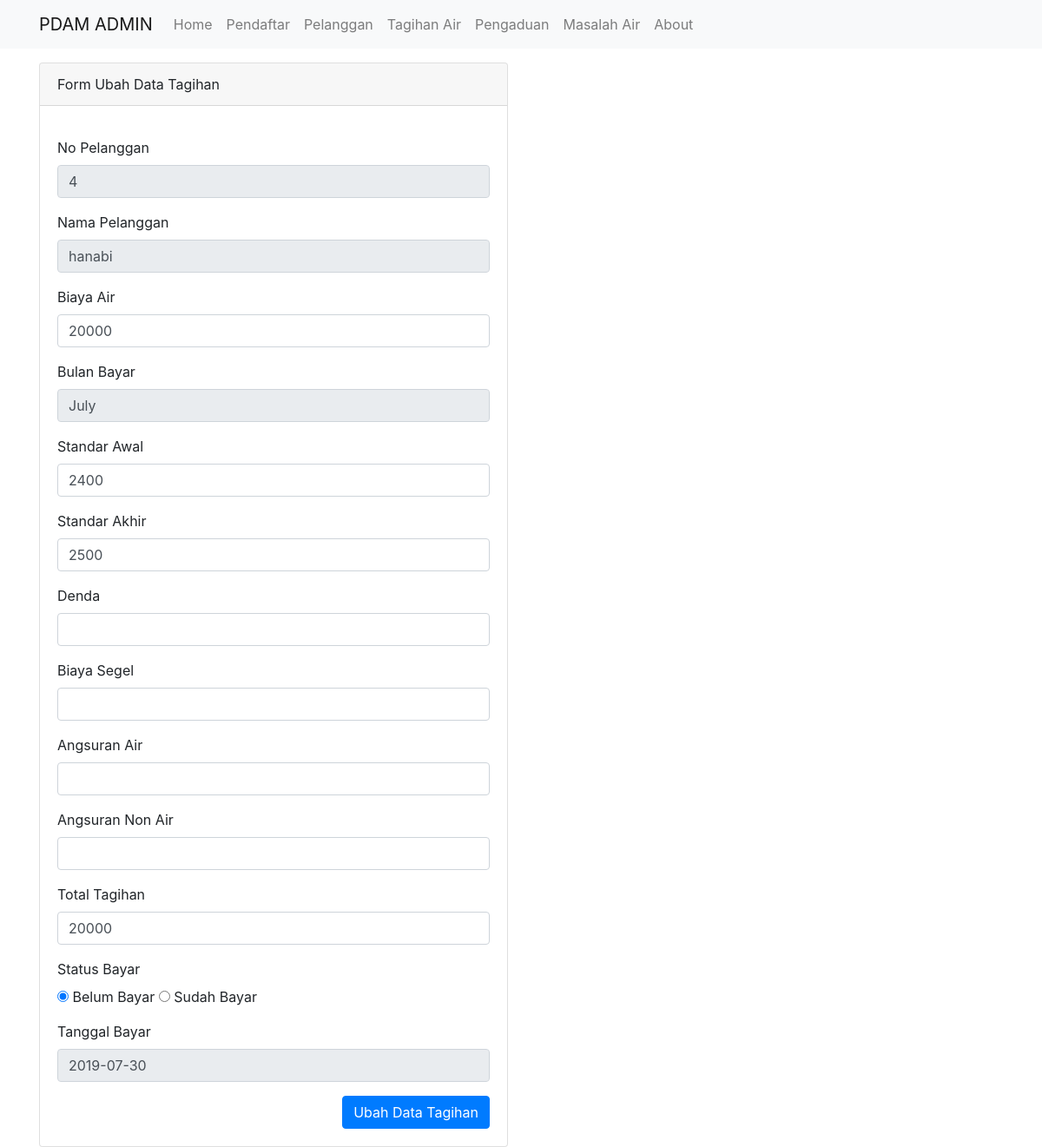
The app's page /tagihan/ubah/1, older data.
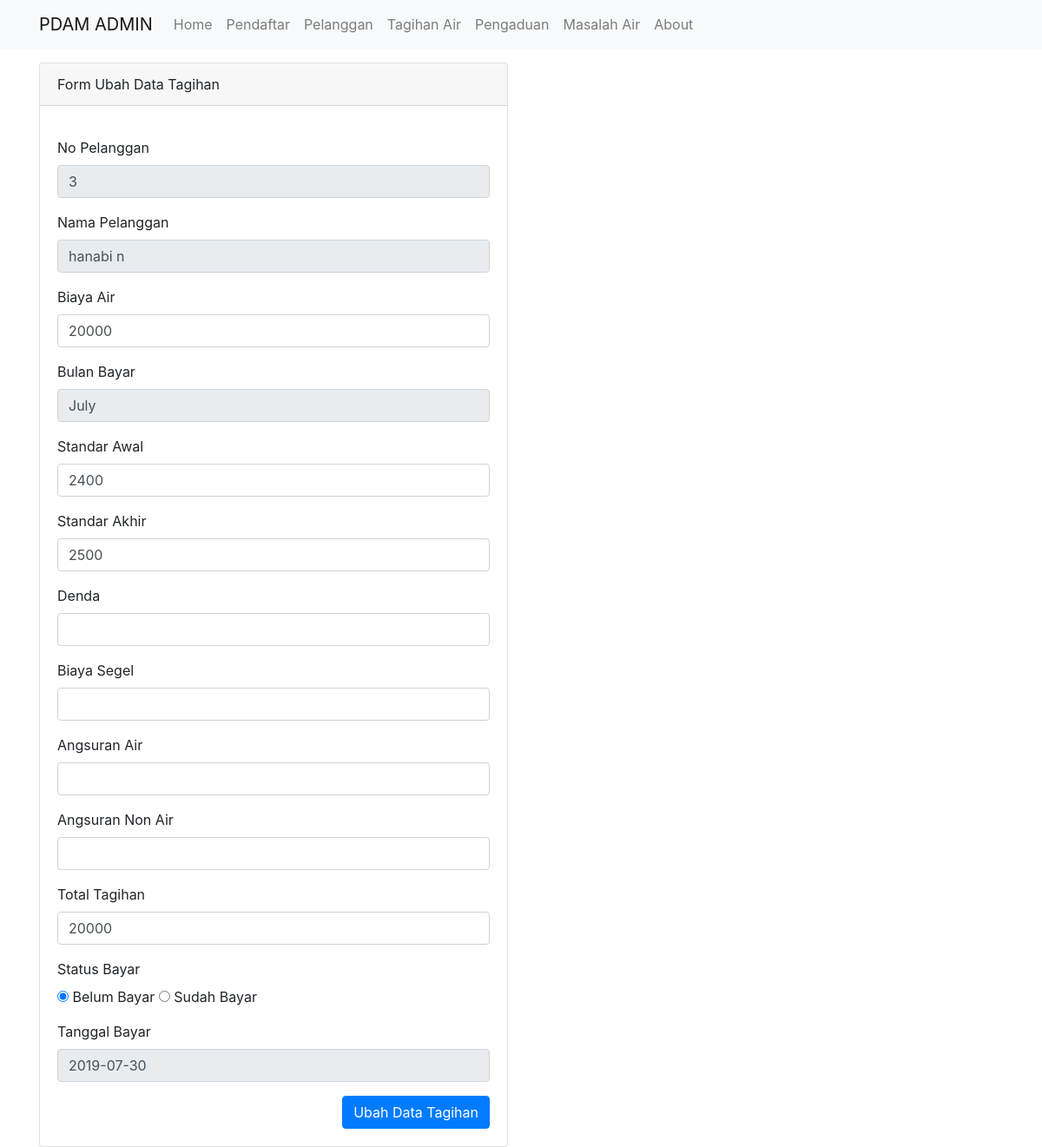
The same page, newer data.
### tables this page shows
CREATE TABLE `pelanggan` (
  `no_daftar` int(11) NOT NULL,
  `no_ktp` bigint(16) NOT NULL,
  `nama` varchar(25) NOT NULL,
  `alamat` text NOT NULL,
  `email` varchar(25) NOT NULL,
  `no_hp` varchar(12) NOT NULL,
  `foto_ktp` varchar(100) NOT NULL,
  `pilih_tarif` char(4) NOT NULL,
  `no_pelanggan` int(6) DEFAULT NULL,
  `password` varchar(25) DEFAULT NULL
);

CREATE TABLE `tagihan_air` (
  `no_tagihan` int(5) NOT NULL,
  `no_daftar` int(11) NOT NULL,
  `denda` int(8) DEFAULT NULL,
  `bulan_bayar` date NOT NULL,
  `biaya_air` float NOT NULL,
  `biaya_segel` int(8) DEFAULT NULL,
  `std_awal` float NOT NULL,
  `std_akhir` float NOT NULL,
  `tgl_bayar` date DEFAULT NULL,
  `angs_air` int(8) DEFAULT NULL,
  `angs_non_air` int(8) DEFAULT NULL,
  `total_tagihan` int(8) NOT NULL,
  `status_bayar` varchar(5) NOT NULL
);

### application/controllers/Tagihan.php (called while the page is built, shortened)
<?php
class Tagihan extends CI_Controller
{
    public function __construct()
    {
        $this->load->model('Tagihan_model');
        $this->load->model('Pelanggan_model');
        $this->load->library('form_validation');
    }
    public function ubah($no_tagihan)
    {
        $data['judul'] = 'Form Ubah Data Tagihan';
        $data['tagihan_air'] = $this->Tagihan_model->getTagihanById($no_tagihan);
        $this->form_validation->set_rules('no_pelanggan', 'No Pelanggan', 'required|numeric');
        $this->form_validation->set_rules('nama', 'Nama', 'required');
        $this->form_validation->set_rules('biaya_air', 'Biaya Air', 'required|numeric');
        $this->form_validation->set_rules('std_awal', 'Standar Awal', 'required|numeric');
        $this->form_validation->set_rules('std_akhir', 'Standar Akhir', 'required|numeric');
        $this->form_validation->set_rules('denda', 'Denda', 'numeric');
        $this->form_validation->set_rules('biaya_segel', 'Biaya Segel', 'numeric');
        $this->form_validation->set_rules('angs_air', 'Angsuran Air', 'numeric');
        $this->form_validation->set_rules('angs_non_air', 'Angsuran non-Air', 'numeric');
        $this->form_validation->set_rules('total_tagihan', 'Total Tagihan', 'required|numeric');
        if ($this->form_validation->run() == false) {
            $this->load->view('templates/header', $data);
            $this->load->view('tagihan/ubah', $data);
            $this->load->view('templates/footer');
        } else {
            $this->Tagihan_model->ubahDataTagihan();
            $this->session->set_flashdata('flash', 'Diubah');
            redirect('tagihan');
        }
    }
}

### index.php (called while the page is built, shortened)
<?php
require_once BASEPATH.'core/CodeIgniter.php';

### application/models/Tagihan_model.php (called while the page is built, shortened)
<?php
class Tagihan_model extends CI_model {
    public function getTagihanById($no_tagihan)
    {
        $this->db->select('*');
        $this->db->from('pelanggan');
        $this->db->join('tagihan_air', 'pelanggan.no_daftar=tagihan_air.no_daftar');
        $this->db->where('no_tagihan',$no_tagihan);
        $query = $this->db->get();
        return $query->row_array();
    }
}

### application/views/tagihan/ubah.php (the view, shortened to what this page needs)
<div class="container">
    <div class="row mt-3">
        <div class="col-md-6">
            <div class="card">
                <div class="card-header">
                    Form Ubah Data Tagihan
                </div>
                <div class="card-body">
                    <form action="" method="POST">
                        <div class="form-group">
                            <label for="no_pelanggan">No Pelanggan</label>
                            <input type="text" name="no_pelanggan" class="form-control" id="no_pelangan" value="<?= $tagihan_air['no_pelanggan']; ?>"readonly>
                        </div>
                        <div class="form-group">
                            <label for="nama">Nama Pelanggan</label>
                            <input type="text" name="nama" class="form-control" id="nama" value="<?= $tagihan_air['nama']; ?>" readonly>
                        </div>
                        <div class="form-group">
                            <label for="biaya_air">Biaya Air</label>
                            <input type="text" name="biaya_air" class="form-control" id="biaya_air" value="<?= $tagihan_air['biaya_air']; ?>">
                        </div>
                        <div class="form-group">
                            <label for="bulan_bayar">Bulan Bayar</label>
                            <input type="text" name="bulan_bayar" class="form-control" id="bulan_bayar" value="<?= date("F"); ?>" readonly>
                        </div>
                        <div class="form-group">
                            <label for="std_awal">Standar Awal</label>
                            <input type="text" name="std_awal" class="form-control" id="std_awal" value="<?= $tagihan_air['std_awal']; ?>">
                        </div>
                        <div class="form-group">
                            <label for="std_akhir">Standar Akhir</label>
                            <input type="text" name="std_akhir" class="form-control" id="std_akhir" value="<?= $tagihan_air['std_akhir']; ?>">
                        </div>
                        <div class="form-group">
                            <label for="denda">Denda</label>
                            <input type="text" name="denda" class="form-control" id="denda" value="<?= $tagihan_air['denda']; ?>">
                        </div>
                        <div class="form-group">
                            <label for="biaya_segel">Biaya Segel</label>
                            <input type="text" name="biaya_segel" class="form-control" id="biaya_segel" value="<?= $tagihan_air['biaya_segel']; ?>">
                        </div>
                        <div class="form-group">
                            <label for="angs_air">Angsuran Air</label>
                            <input type="text" name="angs_air" class="form-control" id="angs_air" value="<?= $tagihan_air['angs_air']; ?>">
                        </div>
                        <div class="form-group">
                            <label for="angs_non_air">Angsuran Non Air</label>
                            <input type="text" name="angs_non_air" class="form-control" id="angs_non_air" value="<?= $tagihan_air['angs_non_air']; ?>">
                        </div>
                        <div class="form-group">
                            <label for="total_tagihan">Total Tagihan</label>
                            <input type="text" name="total_tagihan" class="form-control" id="total_tagihan" value="<?= $tagihan_air['total_tagihan']; ?>">
                        </div>
                        <div class="form-group">
                        <label for="status_bayar">Status Bayar</label><p>
                            <input type="radio" name="status_bayar" value="belum" checked<?PHP if(!empty($status_bayar) && $status_bayar == "belum") echo 'checked'; ?> /> Belum Bayar
                            <input type="radio" name="status_bayar" value="sudah" <?PHP if(!empty($status_bayar) && $status_bayar == "sudah") echo 'checked'; ?> /> Sudah Bayar
                        </div>
                        <div class="form-group">
                            <label for="tgl_bayar">Tanggal Bayar</label>
                            <input type="text" name="tgl_bayar" class="form-control" id="tgl_bayar" value="<?= date('Y-m-d'); ?>" readonly>
                        </div>
                        <button type="submit" name="ubah" class="btn btn-primary float-right">Ubah Data Tagihan</button>
                    </form>
                </div>
            </div>
        </div>
    </div>
</div>

### application/views/templates/header.php (shortened to what this page needs)
<!doctype html>
<html lang="en">
<head>
  <link rel="stylesheet" href="https://stackpath.bootstrapcdn.com/bootstrap/4.1.3/css/bootstrap.min.css"
>
  <link rel="stylesheet" href="<?= base_url(); ?>assets/css/style.css">
</head>
<body>
  <nav class="navbar navbar-expand-lg navbar-light bg-light">
    <div class="container">
      <a class="navbar-brand" href="#">PDAM ADMIN</a>
      <div class="collapse navbar-collapse" id="navbarNavAltMarkup">
        <div class="navbar-nav">
          <a class="nav-item nav-link" href="<?= base_url(); ?>">Home
            <span class="sr-only">(current)</span></a>
          <a class="nav-item nav-link" href="<?= base_url(); ?>pendaftar">Pendaftar</a>
          <a class="nav-item nav-link" href="<?= base_url(); ?>pelanggan">Pelanggan</a>
          <a class="nav-item nav-link" href="<?= base_url(); ?>tagihan">Tagihan Air</a>
          <a class="nav-item nav-link" href="<?= base_url(); ?>pengaduan">Pengaduan</a>
          <a class="nav-item nav-link" href="<?= base_url(); ?>masalah">Masalah Air</a>
          <a class="nav-item nav-link" href="#">About</a>
        </div>
      </div>
    </div>
  </nav>

### application/views/templates/footer.php (shortened to what this page needs)
  </body>
</html>

Row changes from the older to the newer data that the page shows:
changed pelanggan: no_pelanggan "4" → "3"; nama "hanabi" → "hanabi n"
